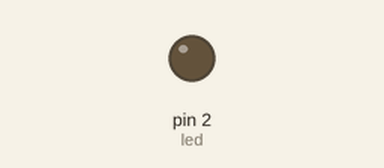
Recording of a sketch running on a simulated Arduino Uno, built with avr-gcc and run on an emulated ATmega328P. Shown: output pins drawn as LEDs (lit = HIGH).

Above: at 0.8 s.
At 2.85 s:
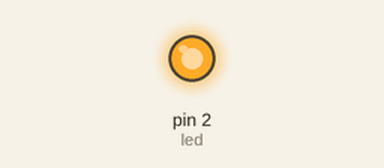
Timing chart, 0 to 3.1 s (numbered marks = the images above):
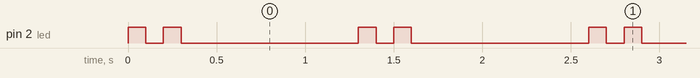

Measured:
- by itself, pin 2 (led): repeats every 1.3 s: LOW 0.10 s, HIGH 0.10 s, LOW 1.0 s, HIGH 0.10 s
- by itself, everything shown: repeats every 1.3 s, in 4 steps

The sketch:

1.1.ino
```cpp
int led = 2; //กำหนดให้ led เป็น pin2;

void setup() {
  pinMode(led, OUTPUT); //กำหนดสถานะ led(pin2) เป็น Output
}

void loop() {
  digitalWrite(led, HIGH); //กำหนดให้ led ติด
  delay(100); //ดีเลย์ 100 มิลลิวินาที หรือ 0.1 วินาที
  digitalWrite(led, LOW); //กำหนดให้ led ดับ
  delay(100);
  digitalWrite(led, HIGH);
  delay(100);
  digitalWrite(led, LOW);
  delay(1000); //ดีเลย์ 1000 มิลลิวินาที หรือ 1 วินาที
}
```
